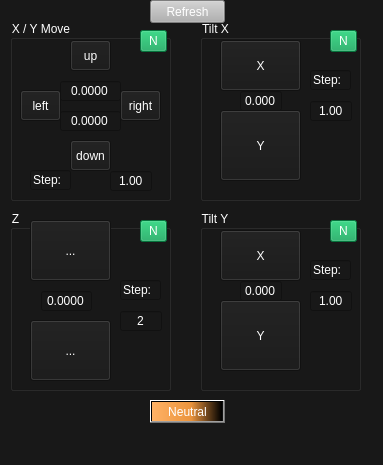
<?xml version="1.0" encoding="UTF-8"?>
<ui version="4.0">
 <class>GonioControl</class>
 <widget class="QMainWindow" name="GonioControl">
  <property name="geometry">
   <rect>
    <x>0</x>
    <y>0</y>
    <width>383</width>
    <height>465</height>
   </rect>
  </property>
  <property name="windowTitle">
   <string>MainWindow</string>
  </property>
  <property name="styleSheet">
   <string notr="true">background-color: rgb(177, 177, 177);
background-color: rgb(24, 24, 24);</string>
  </property>
  <widget class="QWidget" name="centralwidget">
   <widget class="QGroupBox" name="groupBox">
    <property name="geometry">
     <rect>
      <x>10</x>
      <y>20</y>
      <width>161</width>
      <height>181</height>
     </rect>
    </property>
    <property name="layoutDirection">
     <enum>Qt::LeftToRight</enum>
    </property>
    <property name="styleSheet">
     <string notr="true">color: rgb(255, 255, 255);

background-color: rgb(0, 212, 116);
background-color: rgb(24, 24, 24);
</string>
    </property>
    <property name="title">
     <string>X / Y Move</string>
    </property>
    <widget class="QToolButton" name="up">
     <property name="geometry">
      <rect>
       <x>60</x>
       <y>20</y>
       <width>41</width>
       <height>31</height>
      </rect>
     </property>
     <property name="styleSheet">
      <string notr="true">background-color: rgb(24, 24, 24);</string>
     </property>
     <property name="text">
      <string>up</string>
     </property>
     <property name="icon">
      <iconset>
       <normalon>SHIFTUP3.bmp</normalon>
      </iconset>
     </property>
     <property name="iconSize">
      <size>
       <width>32</width>
       <height>32</height>
      </size>
     </property>
     <property name="shortcut">
      <string>Up</string>
     </property>
    </widget>
    <widget class="QToolButton" name="down">
     <property name="geometry">
      <rect>
       <x>60</x>
       <y>120</y>
       <width>41</width>
       <height>31</height>
      </rect>
     </property>
     <property name="styleSheet">
      <string notr="true">background-color: rgb(24, 24, 24);</string>
     </property>
     <property name="text">
      <string>down</string>
     </property>
     <property name="icon">
      <iconset>
       <normalon>SHIFTDOWN3.bmp</normalon>
      </iconset>
     </property>
     <property name="iconSize">
      <size>
       <width>32</width>
       <height>32</height>
      </size>
     </property>
     <property name="shortcut">
      <string>Down</string>
     </property>
    </widget>
    <widget class="QToolButton" name="right">
     <property name="geometry">
      <rect>
       <x>110</x>
       <y>70</y>
       <width>41</width>
       <height>31</height>
      </rect>
     </property>
     <property name="styleSheet">
      <string notr="true">background-color: rgb(24, 24, 24);</string>
     </property>
     <property name="text">
      <string>right</string>
     </property>
     <property name="icon">
      <iconset>
       <normalon>SHIFTRIGHT3.bmp</normalon>
      </iconset>
     </property>
     <property name="iconSize">
      <size>
       <width>32</width>
       <height>32</height>
      </size>
     </property>
     <property name="shortcut">
      <string>Right</string>
     </property>
    </widget>
    <widget class="QToolButton" name="left">
     <property name="geometry">
      <rect>
       <x>10</x>
       <y>70</y>
       <width>41</width>
       <height>31</height>
      </rect>
     </property>
     <property name="styleSheet">
      <string notr="true">background-color: rgb(24, 24, 24);</string>
     </property>
     <property name="text">
      <string>left</string>
     </property>
     <property name="icon">
      <iconset>
       <normalon>SHIFTLEFT3.bmp</normalon>
      </iconset>
     </property>
     <property name="iconSize">
      <size>
       <width>32</width>
       <height>32</height>
      </size>
     </property>
     <property name="shortcut">
      <string>Left</string>
     </property>
    </widget>
    <widget class="QDoubleSpinBox" name="Xvalue">
     <property name="geometry">
      <rect>
       <x>50</x>
       <y>60</y>
       <width>61</width>
       <height>22</height>
      </rect>
     </property>
     <property name="alignment">
      <set>Qt::AlignCenter</set>
     </property>
     <property name="buttonSymbols">
      <enum>QAbstractSpinBox::NoButtons</enum>
     </property>
     <property name="decimals">
      <number>4</number>
     </property>
     <property name="minimum">
      <double>-1200.000000000000000</double>
     </property>
     <property name="maximum">
      <double>1200.000000000000000</double>
     </property>
     <property name="singleStep">
      <double>0.200000000000000</double>
     </property>
    </widget>
    <widget class="QDoubleSpinBox" name="Yvalue">
     <property name="geometry">
      <rect>
       <x>50</x>
       <y>90</y>
       <width>61</width>
       <height>22</height>
      </rect>
     </property>
     <property name="alignment">
      <set>Qt::AlignCenter</set>
     </property>
     <property name="buttonSymbols">
      <enum>QAbstractSpinBox::NoButtons</enum>
     </property>
     <property name="decimals">
      <number>4</number>
     </property>
     <property name="minimum">
      <double>-1200.000000000000000</double>
     </property>
     <property name="maximum">
      <double>1200.000000000000000</double>
     </property>
     <property name="singleStep">
      <double>0.200000000000000</double>
     </property>
    </widget>
    <widget class="QLineEdit" name="lineEdit">
     <property name="geometry">
      <rect>
       <x>20</x>
       <y>150</y>
       <width>41</width>
       <height>20</height>
      </rect>
     </property>
     <property name="text">
      <string>Step:</string>
     </property>
    </widget>
    <widget class="QDoubleSpinBox" name="StepShift">
     <property name="geometry">
      <rect>
       <x>100</x>
       <y>150</y>
       <width>42</width>
       <height>22</height>
      </rect>
     </property>
     <property name="alignment">
      <set>Qt::AlignCenter</set>
     </property>
     <property name="buttonSymbols">
      <enum>QAbstractSpinBox::NoButtons</enum>
     </property>
     <property name="singleStep">
      <double>0.020000000000000</double>
     </property>
     <property name="value">
      <double>1.000000000000000</double>
     </property>
    </widget>
    <widget class="QToolButton" name="NSHIFT">
     <property name="geometry">
      <rect>
       <x>130</x>
       <y>10</y>
       <width>27</width>
       <height>22</height>
      </rect>
     </property>
     <property name="styleSheet">
      <string notr="true">background-color: rgb(9, 163, 85);</string>
     </property>
     <property name="text">
      <string>N</string>
     </property>
    </widget>
   </widget>
   <widget class="QGroupBox" name="tilt">
    <property name="geometry">
     <rect>
      <x>200</x>
      <y>20</y>
      <width>161</width>
      <height>181</height>
     </rect>
    </property>
    <property name="styleSheet">
     <string notr="true">color: rgb(255, 255, 255);</string>
    </property>
    <property name="title">
     <string>Tilt X</string>
    </property>
    <widget class="QToolButton" name="Txplus">
     <property name="geometry">
      <rect>
       <x>20</x>
       <y>20</y>
       <width>81</width>
       <height>51</height>
      </rect>
     </property>
     <property name="text">
      <string>X</string>
     </property>
     <property name="icon">
      <iconset>
       <normaloff>TILT3.bmp</normaloff>TILT3.bmp</iconset>
     </property>
     <property name="iconSize">
      <size>
       <width>64</width>
       <height>64</height>
      </size>
     </property>
    </widget>
    <widget class="QToolButton" name="Txmoins">
     <property name="geometry">
      <rect>
       <x>20</x>
       <y>90</y>
       <width>81</width>
       <height>71</height>
      </rect>
     </property>
     <property name="text">
      <string>Y</string>
     </property>
     <property name="icon">
      <iconset>
       <normaloff>TILT3-.bmp</normaloff>TILT3-.bmp</iconset>
     </property>
     <property name="iconSize">
      <size>
       <width>64</width>
       <height>64</height>
      </size>
     </property>
    </widget>
    <widget class="QDoubleSpinBox" name="TXvalue">
     <property name="geometry">
      <rect>
       <x>40</x>
       <y>70</y>
       <width>42</width>
       <height>22</height>
      </rect>
     </property>
     <property name="alignment">
      <set>Qt::AlignCenter</set>
     </property>
     <property name="buttonSymbols">
      <enum>QAbstractSpinBox::NoButtons</enum>
     </property>
     <property name="decimals">
      <number>3</number>
     </property>
     <property name="minimum">
      <double>-70.000000000000000</double>
     </property>
     <property name="maximum">
      <double>70.000000000000000</double>
     </property>
     <property name="singleStep">
      <double>2.000000000000000</double>
     </property>
    </widget>
    <widget class="QLineEdit" name="lineEdit_2">
     <property name="geometry">
      <rect>
       <x>110</x>
       <y>50</y>
       <width>41</width>
       <height>20</height>
      </rect>
     </property>
     <property name="text">
      <string>Step:</string>
     </property>
    </widget>
    <widget class="QDoubleSpinBox" name="StepTiltX">
     <property name="geometry">
      <rect>
       <x>110</x>
       <y>80</y>
       <width>42</width>
       <height>22</height>
      </rect>
     </property>
     <property name="alignment">
      <set>Qt::AlignCenter</set>
     </property>
     <property name="buttonSymbols">
      <enum>QAbstractSpinBox::NoButtons</enum>
     </property>
     <property name="minimum">
      <double>0.100000000000000</double>
     </property>
     <property name="maximum">
      <double>90.000000000000000</double>
     </property>
     <property name="singleStep">
      <double>0.100000000000000</double>
     </property>
     <property name="value">
      <double>1.000000000000000</double>
     </property>
    </widget>
    <widget class="QToolButton" name="NTX">
     <property name="geometry">
      <rect>
       <x>130</x>
       <y>10</y>
       <width>27</width>
       <height>22</height>
      </rect>
     </property>
     <property name="styleSheet">
      <string notr="true">background-color: rgb(9, 163, 85);</string>
     </property>
     <property name="text">
      <string>N</string>
     </property>
    </widget>
    <zorder>Txmoins</zorder>
    <zorder>Txplus</zorder>
    <zorder>TXvalue</zorder>
    <zorder>lineEdit_2</zorder>
    <zorder>StepTiltX</zorder>
    <zorder>NTX</zorder>
   </widget>
   <widget class="QGroupBox" name="groupBox_2">
    <property name="geometry">
     <rect>
      <x>10</x>
      <y>210</y>
      <width>161</width>
      <height>181</height>
     </rect>
    </property>
    <property name="styleSheet">
     <string notr="true">color: rgb(255, 255, 255);</string>
    </property>
    <property name="title">
     <string>Z</string>
    </property>
    <property name="alignment">
     <set>Qt::AlignLeading|Qt::AlignLeft|Qt::AlignVCenter</set>
    </property>
    <widget class="QToolButton" name="Zplus">
     <property name="geometry">
      <rect>
       <x>20</x>
       <y>10</y>
       <width>81</width>
       <height>61</height>
      </rect>
     </property>
     <property name="text">
      <string>...</string>
     </property>
     <property name="icon">
      <iconset>
       <normalon>ZGONIOblack+.bmp</normalon>
      </iconset>
     </property>
     <property name="iconSize">
      <size>
       <width>64</width>
       <height>64</height>
      </size>
     </property>
    </widget>
    <widget class="QDoubleSpinBox" name="Zvalue">
     <property name="geometry">
      <rect>
       <x>31</x>
       <y>80</y>
       <width>51</width>
       <height>22</height>
      </rect>
     </property>
     <property name="alignment">
      <set>Qt::AlignCenter</set>
     </property>
     <property name="buttonSymbols">
      <enum>QAbstractSpinBox::NoButtons</enum>
     </property>
     <property name="decimals">
      <number>4</number>
     </property>
     <property name="minimum">
      <double>-220.000000000000000</double>
     </property>
     <property name="maximum">
      <double>220.000000000000000</double>
     </property>
     <property name="singleStep">
      <double>3.000000000000000</double>
     </property>
    </widget>
    <widget class="QToolButton" name="Zmoins">
     <property name="geometry">
      <rect>
       <x>20</x>
       <y>110</y>
       <width>81</width>
       <height>61</height>
      </rect>
     </property>
     <property name="text">
      <string>...</string>
     </property>
     <property name="icon">
      <iconset>
       <normalon>ZGONIOblack-.bmp</normalon>
      </iconset>
     </property>
     <property name="iconSize">
      <size>
       <width>64</width>
       <height>64</height>
      </size>
     </property>
    </widget>
    <widget class="QLineEdit" name="lineEdit_4">
     <property name="geometry">
      <rect>
       <x>110</x>
       <y>70</y>
       <width>41</width>
       <height>20</height>
      </rect>
     </property>
     <property name="text">
      <string>Step:</string>
     </property>
    </widget>
    <widget class="QSpinBox" name="StepZ">
     <property name="geometry">
      <rect>
       <x>110</x>
       <y>100</y>
       <width>42</width>
       <height>22</height>
      </rect>
     </property>
     <property name="alignment">
      <set>Qt::AlignCenter</set>
     </property>
     <property name="buttonSymbols">
      <enum>QAbstractSpinBox::NoButtons</enum>
     </property>
     <property name="minimum">
      <number>0</number>
     </property>
     <property name="maximum">
      <number>1000</number>
     </property>
     <property name="value">
      <number>2</number>
     </property>
    </widget>
    <widget class="QToolButton" name="NZ">
     <property name="geometry">
      <rect>
       <x>130</x>
       <y>10</y>
       <width>27</width>
       <height>22</height>
      </rect>
     </property>
     <property name="styleSheet">
      <string notr="true">background-color: rgb(9, 163, 85);</string>
     </property>
     <property name="text">
      <string>N</string>
     </property>
    </widget>
   </widget>
   <widget class="QToolButton" name="RefreshButton">
    <property name="geometry">
     <rect>
      <x>150</x>
      <y>0</y>
      <width>75</width>
      <height>23</height>
     </rect>
    </property>
    <property name="styleSheet">
     <string notr="true">color: rgb(255, 255, 255);
background-color: rgb(177, 177, 177);</string>
    </property>
    <property name="text">
     <string>Refresh</string>
    </property>
   </widget>
   <widget class="QToolButton" name="Neutralize">
    <property name="geometry">
     <rect>
      <x>150</x>
      <y>400</y>
      <width>75</width>
      <height>23</height>
     </rect>
    </property>
    <property name="styleSheet">
     <string notr="true">color: rgb(255, 255, 255);
background-color: qlineargradient(spread:pad, x1:0, y1:0, x2:1, y2:0, stop:0 rgba(255, 178, 102, 255), stop:0.55 rgba(235, 148, 61, 255), stop:0.98 rgba(0, 0, 0, 255), stop:1 rgba(0, 0, 0, 0));</string>
    </property>
    <property name="text">
     <string>Neutral</string>
    </property>
   </widget>
   <widget class="QGroupBox" name="tilt_2">
    <property name="geometry">
     <rect>
      <x>200</x>
      <y>210</y>
      <width>161</width>
      <height>181</height>
     </rect>
    </property>
    <property name="styleSheet">
     <string notr="true">color: rgb(255, 255, 255);</string>
    </property>
    <property name="title">
     <string>Tilt Y</string>
    </property>
    <widget class="QToolButton" name="Typlus">
     <property name="geometry">
      <rect>
       <x>20</x>
       <y>20</y>
       <width>81</width>
       <height>51</height>
      </rect>
     </property>
     <property name="text">
      <string>X</string>
     </property>
     <property name="icon">
      <iconset>
       <normaloff>TILT3.bmp</normaloff>TILT3.bmp</iconset>
     </property>
     <property name="iconSize">
      <size>
       <width>64</width>
       <height>64</height>
      </size>
     </property>
    </widget>
    <widget class="QToolButton" name="Tymoins">
     <property name="geometry">
      <rect>
       <x>20</x>
       <y>90</y>
       <width>81</width>
       <height>71</height>
      </rect>
     </property>
     <property name="text">
      <string>Y</string>
     </property>
     <property name="icon">
      <iconset>
       <normaloff>TILT3-.bmp</normaloff>TILT3-.bmp</iconset>
     </property>
     <property name="iconSize">
      <size>
       <width>64</width>
       <height>64</height>
      </size>
     </property>
    </widget>
    <widget class="QDoubleSpinBox" name="TYvalue">
     <property name="geometry">
      <rect>
       <x>40</x>
       <y>70</y>
       <width>42</width>
       <height>22</height>
      </rect>
     </property>
     <property name="alignment">
      <set>Qt::AlignCenter</set>
     </property>
     <property name="buttonSymbols">
      <enum>QAbstractSpinBox::NoButtons</enum>
     </property>
     <property name="decimals">
      <number>3</number>
     </property>
     <property name="minimum">
      <double>-25.000000000000000</double>
     </property>
     <property name="maximum">
      <double>25.000000000000000</double>
     </property>
     <property name="singleStep">
      <double>2.000000000000000</double>
     </property>
    </widget>
    <widget class="QLineEdit" name="lineEdit_3">
     <property name="geometry">
      <rect>
       <x>110</x>
       <y>50</y>
       <width>41</width>
       <height>20</height>
      </rect>
     </property>
     <property name="text">
      <string>Step:</string>
     </property>
    </widget>
    <widget class="QDoubleSpinBox" name="StepTiltY">
     <property name="geometry">
      <rect>
       <x>110</x>
       <y>80</y>
       <width>42</width>
       <height>22</height>
      </rect>
     </property>
     <property name="alignment">
      <set>Qt::AlignCenter</set>
     </property>
     <property name="buttonSymbols">
      <enum>QAbstractSpinBox::NoButtons</enum>
     </property>
     <property name="maximum">
      <double>90.000000000000000</double>
     </property>
     <property name="singleStep">
      <double>0.100000000000000</double>
     </property>
     <property name="value">
      <double>1.000000000000000</double>
     </property>
    </widget>
    <widget class="QToolButton" name="NTY">
     <property name="geometry">
      <rect>
       <x>130</x>
       <y>10</y>
       <width>27</width>
       <height>22</height>
      </rect>
     </property>
     <property name="styleSheet">
      <string notr="true">background-color: rgb(9, 163, 85);
border-color: rgb(255, 255, 255);</string>
     </property>
     <property name="text">
      <string>N</string>
     </property>
    </widget>
   </widget>
  </widget>
  <widget class="QMenuBar" name="menubar">
   <property name="geometry">
    <rect>
     <x>0</x>
     <y>0</y>
     <width>383</width>
     <height>21</height>
    </rect>
   </property>
  </widget>
  <widget class="QStatusBar" name="statusbar"/>
 </widget>
 <resources/>
 <connections/>
</ui>
